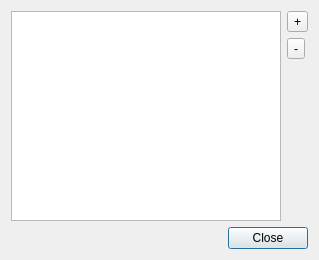
<?xml version="1.0" encoding="UTF-8"?>
<ui version="4.0">
 <class>DialogAdd</class>
 <widget class="QDialog" name="DialogAdd">
  <property name="geometry">
   <rect>
    <x>0</x>
    <y>0</y>
    <width>319</width>
    <height>260</height>
   </rect>
  </property>
  <property name="windowTitle">
   <string>Dialog</string>
  </property>
  <layout class="QVBoxLayout" name="verticalLayout">
   <item>
    <layout class="QHBoxLayout" name="horizontalLayout_2">
     <item>
      <widget class="QTableView" name="tableView"/>
     </item>
     <item>
      <layout class="QVBoxLayout" name="verticalLayout_2">
       <item>
        <widget class="QToolButton" name="toolButton">
         <property name="text">
          <string>+</string>
         </property>
        </widget>
       </item>
       <item>
        <widget class="QToolButton" name="toolButton_2">
         <property name="text">
          <string>-</string>
         </property>
        </widget>
       </item>
       <item>
        <spacer name="verticalSpacer">
         <property name="orientation">
          <enum>Qt::Vertical</enum>
         </property>
         <property name="sizeHint" stdset="0">
          <size>
           <width>20</width>
           <height>40</height>
          </size>
         </property>
        </spacer>
       </item>
      </layout>
     </item>
    </layout>
   </item>
   <item>
    <layout class="QHBoxLayout" name="horizontalLayout">
     <item>
      <widget class="QDialogButtonBox" name="buttonBox">
       <property name="orientation">
        <enum>Qt::Horizontal</enum>
       </property>
       <property name="standardButtons">
        <set>QDialogButtonBox::Close</set>
       </property>
       <property name="centerButtons">
        <bool>false</bool>
       </property>
      </widget>
     </item>
    </layout>
   </item>
  </layout>
 </widget>
 <resources/>
 <connections>
  <connection>
   <sender>buttonBox</sender>
   <signal>clicked(QAbstractButton*)</signal>
   <receiver>DialogAdd</receiver>
   <slot>reject()</slot>
   <hints>
    <hint type="sourcelabel">
     <x>298</x>
     <y>247</y>
    </hint>
    <hint type="destinationlabel">
     <x>286</x>
     <y>86</y>
    </hint>
   </hints>
  </connection>
  <connection>
   <sender>toolButton</sender>
   <signal>clicked()</signal>
   <receiver>DialogAdd</receiver>
   <slot>addData()</slot>
   <hints>
    <hint type="sourcelabel">
     <x>302</x>
     <y>28</y>
    </hint>
    <hint type="destinationlabel">
     <x>318</x>
     <y>0</y>
    </hint>
   </hints>
  </connection>
  <connection>
   <sender>toolButton_2</sender>
   <signal>clicked()</signal>
   <receiver>DialogAdd</receiver>
   <slot>removeData()</slot>
   <hints>
    <hint type="sourcelabel">
     <x>302</x>
     <y>61</y>
    </hint>
    <hint type="destinationlabel">
     <x>318</x>
     <y>117</y>
    </hint>
   </hints>
  </connection>
 </connections>
 <slots>
  <slot>addData()</slot>
  <slot>removeData()</slot>
 </slots>
</ui>
